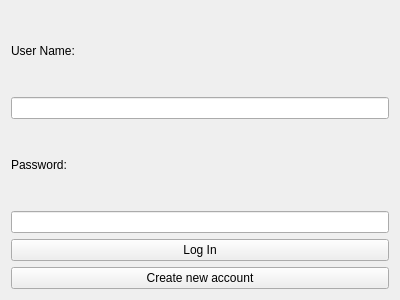
<?xml version="1.0" encoding="UTF-8"?>
<ui version="4.0">
 <class>Form</class>
 <widget class="QWidget" name="Form">
  <property name="geometry">
   <rect>
    <x>0</x>
    <y>0</y>
    <width>400</width>
    <height>300</height>
   </rect>
  </property>
  <property name="windowTitle">
   <string>Form</string>
  </property>
  <layout class="QGridLayout" name="gridLayout">
   <item row="2" column="0">
    <widget class="QLabel" name="label_2">
     <property name="text">
      <string>Password:</string>
     </property>
    </widget>
   </item>
   <item row="5" column="0">
    <widget class="QPushButton" name="pushButton">
     <property name="text">
      <string>Log In</string>
     </property>
    </widget>
   </item>
   <item row="6" column="0">
    <widget class="QPushButton" name="pushButton_2">
     <property name="text">
      <string>Create new account</string>
     </property>
    </widget>
   </item>
   <item row="0" column="0">
    <widget class="QLabel" name="label">
     <property name="text">
      <string>User Name:</string>
     </property>
    </widget>
   </item>
   <item row="1" column="0">
    <widget class="QLineEdit" name="lineEdit"/>
   </item>
   <item row="3" column="0">
    <widget class="QLineEdit" name="lineEdit_2">
     <property name="echoMode">
      <enum>QLineEdit::Password</enum>
     </property>
    </widget>
   </item>
  </layout>
 </widget>
 <resources/>
 <connections/>
</ui>
